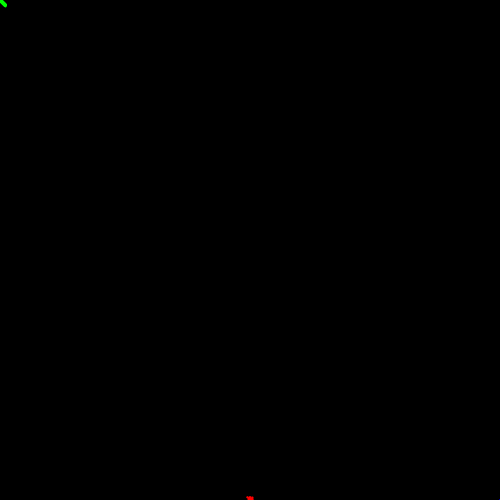
Frame 1 (no input)
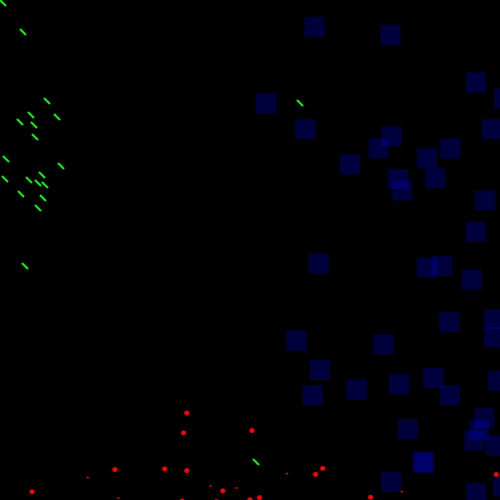
Frame 60 (the mouse pressed at the canvas centre just before this capture)
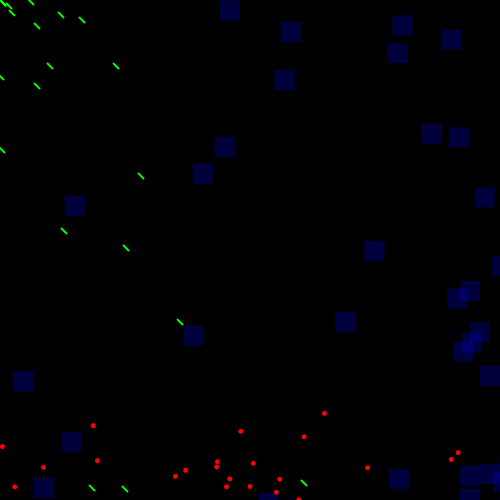
Frame 120 (the mouse held since frame 60 and released just before this capture)

The Processing sketch that drew these frames (run headless with seeded random() and noise(); from frame 60 on, the mouse is pressed at the canvas centre):

// Processing sketch: processing_41581
// ── processing_41581.pde

int numParticles = 100;

GenParticle[] p = new GenParticle[numParticles];
   
void setup() {
  size(500, 500);
  noStroke();
  smooth();
  
  
  for (int i = 0; i < p.length; i++) {
    if(random(12) > 8){
      float velX = random(-3, 3);    // red circles
      float velY = random(-3, 3);
      p[i] = new aParticle(width/2, height, velX, velY, 2.0, width/2, height);
    }
    else{
      if(random(12)<4){
      float velX = random(-1, 1);  // green lines
      float velY = random(-1, 1);
      p[i] = new bParticle(0, 0, velX, velY, 5.0, 0, 0);
    }
    else{
       float velX = random(-1, 1);  // blue squares
      float velY = random(-1, 1);
      p[i] = new cParticle(width, height, velX, velY, 2, width, height);
    }
  }
  }
}





void draw() {
  background(0);
  for (int i = 0; i < p.length; i++) {
    p[i].update();
    p[i].regenerate();
    p[i].display();
  }
}
 
 
 
 
   
class Particle {  //original class
  float x, y; // The x- and y-coordinates
  float vx, vy; // The x- and y-velocities
  float radius; // Particle radius
  float gravity = 0.08;
   
  Particle(float xpos, float ypos, float velx, float vely, float r) {
    x = xpos;
    y = ypos;
    vx = velx;
    vy = vely;
    radius = r;
  }
   
  void update() {
    vy = vy + gravity;
    y += vy;
    x += vx;
  }
   
  void display() {
    ellipse(x, y, radius*2, radius*2);
  }
}
   
 
 
 
   
class GenParticle extends Particle {  //example extension of previous class
  float originX, originY;
   
  GenParticle(float xIn, float yIn, float vxIn, float vyIn, float r, float ox, float oy) {
    super(xIn, yIn, vxIn, vyIn, r);
    originX = ox;
    originY = oy;
  }
   
  void regenerate() {
    if ((x > width + radius) || (x < -radius) ||
      (y > height + radius) || (y < -radius)) {
      x = originX;
      y = originY;
      vx = random(-1.0, 1.0);
      vy = random(-4.0, -2.0);
    }
  }
}
 
 
 
 
   
class aParticle extends GenParticle {  //red circles
   
  aParticle(float xIn, float yIn, float vxIn, float vyIn, float r, float ox, float oy) {
    super(xIn, yIn, vxIn, vyIn, r, ox, oy);
  }
   
  void regenerate() {
    if ((x > width + radius) || (x < -radius) ||
      (y > height + radius) || (y < -radius)) {
      x =width/2;
      y = height;
      vx = random(-10.0, 10.0);
      vy = random(-4.0, 8.0);
      radius = 5;
    }
  }
  void display() {
    noStroke();
    fill(255, 0, 0);
    ellipse(x, y,radius, radius);
  }
}
 
 
 
 
   
class bParticle extends GenParticle {  //green lines
   
  bParticle(float xIn, float yIn, float vxIn, float vyIn, float r, float ox, float oy) {
    super(xIn, yIn, vxIn, vyIn, r, ox, oy);
  }
   
  void regenerate() {
    if ((x > width + radius) || (x < -radius) ||
      (y > height + radius) || (y < -radius)) {
      x = 0;
      y = 0;
      vx = random(-8.0, 12.0);  
      vy = random(-16.0, 20.0);
      radius= 5;
    }
  }
  void display() {
    noFill();
    strokeWeight(2);
    stroke(0, 255, 0);
    line(x, y, x+radius, y+radius);
  }
}
 
 
 
 
 
  
class cParticle extends GenParticle {  //blue squares
   
  cParticle(float xIn, float yIn, float vxIn, float vyIn, float r, float ox, float oy) {
    super(xIn, yIn, vxIn, vyIn, r, ox, oy);
  }
   
  void regenerate() {
    if ((x > width + radius) || (x < -radius) ||
      (y > height + radius) || (y < -radius)) {
      x = width;
      y = height;
      vx = random(-5, 12.0);   
      vy = random(-16.0, 20.0);
      radius = 20;
    }
  }
   void display() {
    noStroke();
    fill(0,0,255, 60);
    rect(x, y, radius, radius);
  }
}





void keyPressed() {
  if ((key == 's') || (key == 's')) {    //Saves screanshot image
    save("image.jpg");
    println("Image saved.");
  }
}
